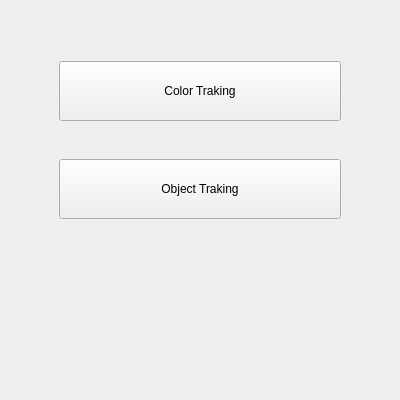
<?xml version="1.0" encoding="UTF-8"?>
<ui version="4.0">
 <class>MainWindow</class>
 <widget class="QMainWindow" name="MainWindow">
  <property name="geometry">
   <rect>
    <x>0</x>
    <y>0</y>
    <width>400</width>
    <height>400</height>
   </rect>
  </property>
  <property name="windowTitle">
   <string>MainWindow</string>
  </property>
  <widget class="QWidget" name="centralwidget">
   <widget class="QWidget" name="widget" native="true">
    <property name="geometry">
     <rect>
      <x>0</x>
      <y>0</y>
      <width>400</width>
      <height>450</height>
     </rect>
    </property>
    <widget class="QWidget" name="verticalWidget" native="true">
     <property name="geometry">
      <rect>
       <x>50</x>
       <y>20</y>
       <width>300</width>
       <height>241</height>
      </rect>
     </property>
     <layout class="QVBoxLayout" name="verticalLayout">
      <property name="leftMargin">
       <number>9</number>
      </property>
      <property name="topMargin">
       <number>9</number>
      </property>
      <property name="rightMargin">
       <number>9</number>
      </property>
      <property name="bottomMargin">
       <number>9</number>
      </property>
      <item>
       <widget class="QPushButton" name="pushButton_2">
        <property name="minimumSize">
         <size>
          <width>0</width>
          <height>60</height>
         </size>
        </property>
        <property name="text">
         <string>Color Traking</string>
        </property>
       </widget>
      </item>
      <item>
       <widget class="QPushButton" name="pushButton">
        <property name="minimumSize">
         <size>
          <width>0</width>
          <height>60</height>
         </size>
        </property>
        <property name="text">
         <string>Object Traking</string>
        </property>
       </widget>
      </item>
     </layout>
    </widget>
   </widget>
  </widget>
  <widget class="QMenuBar" name="menubar">
   <property name="geometry">
    <rect>
     <x>0</x>
     <y>0</y>
     <width>400</width>
     <height>22</height>
    </rect>
   </property>
  </widget>
 </widget>
 <resources/>
 <connections/>
</ui>
